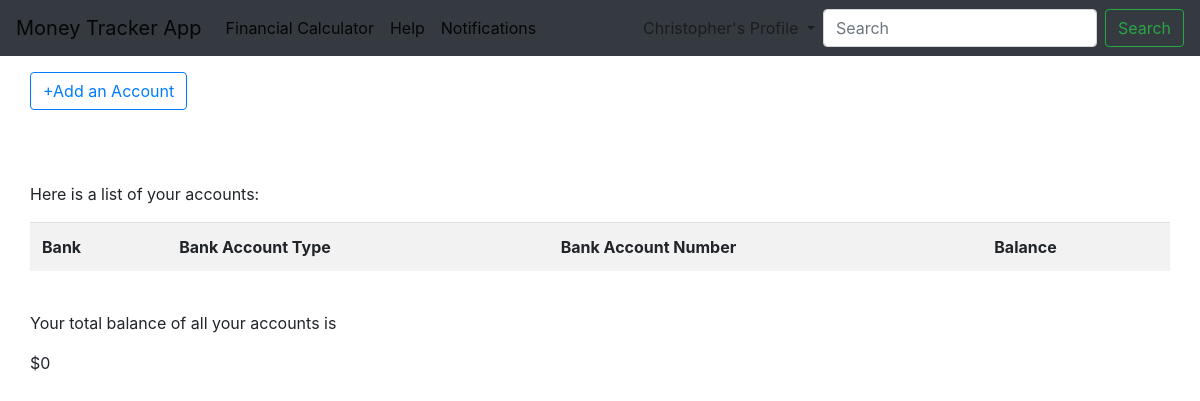
Page /account (signed in) on the earlier database version.
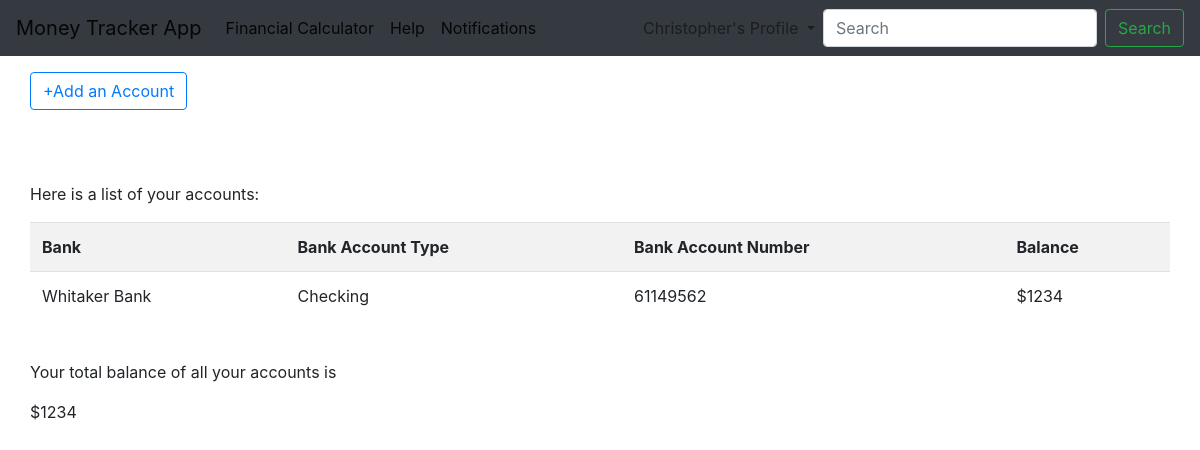
Same page on the later database version.
### models.py (models this page shows)
class User(db.Model, UserMixin):
    id = db.Column(db.Integer, primary_key=True)
    email = db.Column(db.String(200), nullable=False, unique=True)
    password = db.Column(db.String(200), nullable=False)
    first_name = db.Column(db.String(200), nullable=False)
    last_name = db.Column(db.String(200), nullable=False)
    date_created = db.Column(db.DateTime(timezone=True), default=func.now())
    paychecks = db.relationship('Paycheck', backref='user')
    accounts = db.relationship('Account', backref='user')
    expsenses = db.relationship('Expenses', backref='user')
    net_balance = db.relationship('Net_Balance', backref='user')

class Account(db.Model):
    id = db.Column(db.Integer, primary_key=True)
    bank = db.Column(db.String(200), nullable=False)
    acct_type = db.Column(db.String(200), nullable=False)
    acct_number = db.Column(db.String(200), nullable=False)
    acct_balance = db.Column(db.Integer, nullable=True)
    user_acct = db.Column(db.Integer, db.ForeignKey('user.id'))

### views.py (the view)
@views.route('/account', methods=['POST', 'GET'])
@login_required
def account():
    if request.method == 'POST':
        pass
    else:
        account = Account.query.all()
        total_acct_balances = Account.query.with_entities(Account.acct_balance).all()
        tab = sum(list(itertools.chain(*total_acct_balances)))
        print(total_acct_balances)
        print(tab)
        return render_template("account.html", user=current_user, account=account, tab=tab)

### __init__.py (called while the page is built)
def create_app():
    app = Flask(__name__)
    app.config['SECRET_KEY'] = 'udhfshdoho ijsdfoi'
    app.config['SQLALCHEMY_DATABASE_URI'] = f'sqlite:///{DB_NAME}'
    db.init_app(app)
    from .views import views
    from .auth import auth
    app.register_blueprint(views, url_prefix='/')
    app.register_blueprint(auth, url_prefix='/')
    from .models import User, Account, Paycheck, Expenses
    create_database(app)
    login_manager = LoginManager()
    login_manager.login_view = 'auth.login'
    login_manager.init_app(app)
    @login_manager.user_loader
    def load_user(id):
        return User.query.get(int(id))
    return app

### templates/account.html (shortened to what this page needs)
<!DOCTYPE html>
<html lang="en">
<head>
    <link rel="stylesheet" href="https://maxcdn.bootstrapcdn.com/bootstrap/4.0.0/css/bootstrap.min.css"
>
    <link href="{{url_for('static', filename='styles.css')}}" rel="stylesheet" >
</head>
<body>
    <nav class="navbar navbar-expand-lg navbar-light bg-dark">
        <a class="navbar-brand" href="/home">Money Tracker App</a>
        <div class="collapse navbar-collapse" id="navbarSupportedContent">
            <ul class="navbar-nav mr-auto">
                <li class="nav-item active">
                    <a class="nav-link" href="/financial-calculator">Financial Calculator</a>
                </li>
                <li class="nav-item active">
                    <a class="nav-link" href="/help">Help</a>
                </li>
                <li class="nav-item active">
                    <a class="nav-link" href="/notifications">Notifications</a>
                </li>
            </ul>
                <ul class="navbar-nav ml-auto">
                    <li class="nav-item dropdown">
                        <a class="nav-link dropdown-toggle" href="#" id="navbarDropdown" role="button" data-toggle="dropdown" aria-haspopup="true" aria-expanded="false">
                            {{user.first_name}}'s Profile
                        </a>
                    </li>
                </ul>
            <form class="form-inline my-2 my-lg-0">
                <input class="form-control mr-sm-2" type="search" placeholder="Search" aria-label="Search">
                <button class="btn btn-outline-success my-2 my-sm-0" type="submit">Search</button>
            </form>
        </div>
    </nav>
    <div class="container-fluid pt-3">
        <div class="container-fluid">
            <a  href="/add-account" class="btn btn-outline-primary btn-link" type="button">+Add an Account</a>
            <br/><br/><br/><br/>
            <p>Here is a list of your accounts:</p>
            <table class="table table-striped">
                <tr>
                    <th>Bank</th>
                    <th>Bank Account Type</th>
                    <th>Bank Account Number</th>
                    <th>Balance</th>
                </tr>
                {% for account in account %}
                    <tr>
                        <td>{{account.bank}}</td>
                        <td>{{account.acct_type}}</td>
                        <td>{{account.acct_number}}</td>
                        <td>${{account.acct_balance}}</td>
                    </tr>
                {% endfor %}
            </table>
            <br/>
            <p>Your total balance of all your accounts is</p>
            ${{tab}}
        <br/>
    </div>
</body>
</html>

Differences in the rows shown:
added Account: bank "Whitaker Bank", acct_type "Checking", acct_number "61149562", acct_balance "1234"
Other differences:
{{ tab }}: "0" → "1234"
